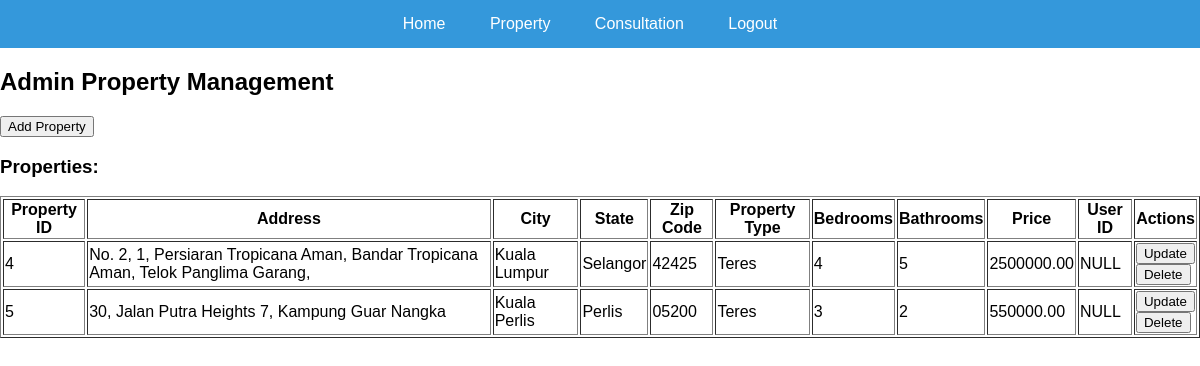
Screenshot of /REGC/property_admin.php (signed in) with the database file from the repository.
### tables this page shows
CREATE TABLE `properties` (
  `PropertyID` int(11) NOT NULL,
  `Address` varchar(100) DEFAULT NULL,
  `City` varchar(50) DEFAULT NULL,
  `State` varchar(50) DEFAULT NULL,
  `ZipCode` varchar(10) DEFAULT NULL,
  `PropertyType` varchar(50) DEFAULT NULL,
  `Bedrooms` int(11) DEFAULT NULL,
  `Bathrooms` int(11) DEFAULT NULL,
  `Price` decimal(18,2) DEFAULT NULL,
  `AdminID` int(11) DEFAULT NULL,
  `UserID` int(11) DEFAULT NULL
);

### REGC/property_admin.php (the view, shortened to what this page needs)
<?php
include("dbconnect.php");
$sql = "SELECT p.*, u.UserID
        FROM properties p
        LEFT JOIN users u ON p.UserID = u.UserID
        WHERE p.AdminID = '" . $_SESSION['admins']['AdminID'] . "'";
$result = mysqli_query($conn, $sql);
?>
<!DOCTYPE html>
<html lang="en">
<head>
    <link rel="stylesheet" href="style.css">
</head>
<body>
<header>
    <nav>
        <ul>
            <li><a href="home_admin.php">Home</a></li>
            <li><a href="property_admin.php">Property</a></li>
            <li><a href="consultation_admin.php">Consultation</a></li>
            <li><a href="logout.php">Logout</a></li>
        </ul>
    </nav>
</header>
<div class="container">
<h2>Admin Property Management</h2>
<form method="post" action="">
    <button type="submit" name="add_property">Add Property</button>
</form>
<h3>Properties:</h3>
<table border="1">
    <tr>
        <th>Property ID</th>
        <th>Address</th>
        <th>City</th>
        <th>State</th>
        <th>Zip Code</th>
        <th>Property Type</th>
        <th>Bedrooms</th>
        <th>Bathrooms</th>
        <th>Price</th>
        <th>User ID</th>
        <th>Actions</th>
    </tr>
    <?php
    while ($row = mysqli_fetch_assoc($result)) {
        echo "<tr>";
        echo "<td>" . $row['PropertyID'] . "</td>";
        echo "<td>" . $row['Address'] . "</td>";
        echo "<td>" . $row['City'] . "</td>";
        echo "<td>" . $row['State'] . "</td>";
        echo "<td>" . $row['ZipCode'] . "</td>";
        echo "<td>" . $row['PropertyType'] . "</td>";
        echo "<td>" . $row['Bedrooms'] . "</td>";
        echo "<td>" . $row['Bathrooms'] . "</td>";
        echo "<td>" . $row['Price'] . "</td>";
        echo "<td>" . ($row['UserID'] ?? 'NULL') . "</td>";
        echo "<td>";
        echo "<form method='post' action='property_admin.php'>";
        echo "<button type='submit'>Update</button>";
        echo "</form>";
        echo "<form method='post'>";
        echo "<button type='submit' onclick='return confirmDelete()'>Delete</button>";
        echo "</form>";
        echo "</td>";
        echo "</tr>";
    }
    ?>
</table>
</body>
</html>

### REGC/style.css (style rules this page uses)
body { margin: 0; font-family: 'Arial', sans-serif; display: flex; flex-direction: column; min-height: 100vh; }
header { background-color: #3498db; color: white; padding: 15px; text-align: center; }
nav { display: flex; justify-content: center; }
nav ul { list-style-type: none; margin: 0; padding: 0; }
nav li { display: inline-block; margin-right: 20px; }
nav a { color: white; text-decoration: none; padding: 10px; }

### rows the page displays
properties: PropertyID "4", Address "No. 2, 1, Persiaran Tropicana Aman, Bandar Tropicana Aman, Telok Panglima Garang,", City "Kuala Lumpur", State "Selangor", ZipCode "42425", PropertyType "Teres", Bedrooms "4", Bathrooms "5", Price "2500000.00", UserID "NULL"
properties: PropertyID "5", Address "30, Jalan Putra Heights 7, Kampung Guar Nangka", City "Kuala Perlis", State "Perlis", ZipCode "05200", PropertyType "Teres", Bedrooms "3", Bathrooms "2", Price "550000.00", UserID "NULL"
